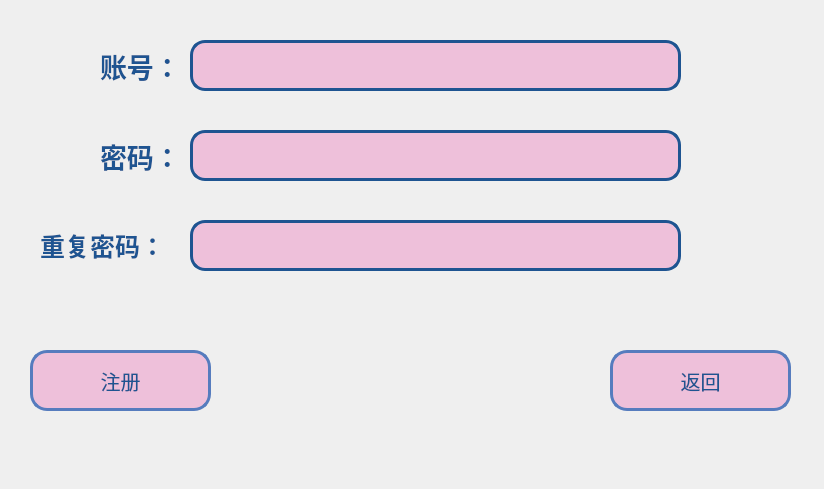
<?xml version="1.0" encoding="UTF-8"?>
<ui version="4.0">
 <class>word_register_window</class>
 <widget class="QWidget" name="word_register_window">
  <property name="geometry">
   <rect>
    <x>0</x>
    <y>0</y>
    <width>824</width>
    <height>489</height>
   </rect>
  </property>
  <property name="font">
   <font>
    <pointsize>20</pointsize>
   </font>
  </property>
  <property name="windowTitle">
   <string>注册账号</string>
  </property>
  <property name="styleSheet">
   <string notr="true">#word_register_window{border-image: url(:/Yosemite-Color-Block.png);}</string>
  </property>
  <widget class="QLineEdit" name="lineEdit_account">
   <property name="enabled">
    <bool>true</bool>
   </property>
   <property name="geometry">
    <rect>
     <x>190</x>
     <y>40</y>
     <width>491</width>
     <height>51</height>
    </rect>
   </property>
   <property name="styleSheet">
    <string notr="true">border: 3px solid rgb(30, 84, 145);/*设置边框的粗细，以及颜色*/
border-radius: 15px;/*设置圆角的大小*/
padding: 0 8px;/*如果没有内容光标在开始往后移动0.8像素点*/
background-color: rgb(238, 192, 218);
</string>
   </property>
  </widget>
  <widget class="QLineEdit" name="lineEdit_password">
   <property name="geometry">
    <rect>
     <x>190</x>
     <y>130</y>
     <width>491</width>
     <height>51</height>
    </rect>
   </property>
   <property name="styleSheet">
    <string notr="true">border: 3px solid rgb(30, 84, 145);/*设置边框的粗细，以及颜色*/
border-radius: 15px;/*设置圆角的大小*/
padding: 0 8px;/*如果没有内容光标在开始往后移动0.8像素点*/
background-color: rgb(238, 192, 218);
</string>
   </property>
  </widget>
  <widget class="QLineEdit" name="lineEdit_repassword">
   <property name="geometry">
    <rect>
     <x>190</x>
     <y>220</y>
     <width>491</width>
     <height>51</height>
    </rect>
   </property>
   <property name="font">
    <font>
     <pointsize>20</pointsize>
    </font>
   </property>
   <property name="styleSheet">
    <string notr="true">border: 3px solid rgb(30, 84, 145);/*设置边框的粗细，以及颜色*/
border-radius: 15px;/*设置圆角的大小*/
padding: 0 8px;/*如果没有内容光标在开始往后移动0.8像素点*/
background-color: rgb(238, 192, 218);
</string>
   </property>
  </widget>
  <widget class="QLabel" name="label_account">
   <property name="geometry">
    <rect>
     <x>100</x>
     <y>40</y>
     <width>91</width>
     <height>51</height>
    </rect>
   </property>
   <property name="font">
    <font>
     <pointsize>20</pointsize>
     <weight>75</weight>
     <bold>true</bold>
    </font>
   </property>
   <property name="styleSheet">
    <string notr="true">color: rgb(30, 84, 145);</string>
   </property>
   <property name="text">
    <string>账号：</string>
   </property>
  </widget>
  <widget class="QLabel" name="label_password">
   <property name="geometry">
    <rect>
     <x>100</x>
     <y>130</y>
     <width>91</width>
     <height>51</height>
    </rect>
   </property>
   <property name="font">
    <font>
     <pointsize>20</pointsize>
     <weight>75</weight>
     <bold>true</bold>
    </font>
   </property>
   <property name="styleSheet">
    <string notr="true">color: rgb(30, 84, 145);</string>
   </property>
   <property name="text">
    <string>密码：</string>
   </property>
  </widget>
  <widget class="QLabel" name="label_repassword">
   <property name="geometry">
    <rect>
     <x>40</x>
     <y>220</y>
     <width>151</width>
     <height>51</height>
    </rect>
   </property>
   <property name="font">
    <font>
     <pointsize>19</pointsize>
     <weight>75</weight>
     <italic>false</italic>
     <bold>true</bold>
    </font>
   </property>
   <property name="styleSheet">
    <string notr="true">color: rgb(30, 84, 145);</string>
   </property>
   <property name="text">
    <string>重复密码：</string>
   </property>
  </widget>
  <widget class="QPushButton" name="but_register">
   <property name="geometry">
    <rect>
     <x>30</x>
     <y>350</y>
     <width>181</width>
     <height>61</height>
    </rect>
   </property>
   <property name="font">
    <font>
     <family>微软雅黑</family>
     <pointsize>15</pointsize>
     <weight>50</weight>
     <italic>false</italic>
     <bold>false</bold>
    </font>
   </property>
   <property name="styleSheet">
    <string notr="true">/**正常情况下样式**/
QPushButton{
	font: 15pt &quot;微软雅黑&quot;;
    color: #1e5491;
    background-color: #eec0da;
    border-color: #567cbe;
    border-radius: 17px;
    border-style: solid;
    border-width: 3px;
    padding: 5px;
}

/**鼠标停留在按钮上的样式**/
QPushButton::hover{	
    color: #1e5491;
    background-color: #c0a1cc;
    border-color: #567cbe;
}

/**鼠标按压下去的样式**/
QPushButton::pressed,QPushButton::checked{
    color: #eddfed;
    background-color: #1c58a3;
}

/**按钮失能情况下样式**/
QPushButton::disabled{
    color: #FFFFFF;
    background-color: #dcdde1;
    border-color: #dcdde1;
}
</string>
   </property>
   <property name="text">
    <string>注册</string>
   </property>
  </widget>
  <widget class="QPushButton" name="but_back">
   <property name="geometry">
    <rect>
     <x>610</x>
     <y>350</y>
     <width>181</width>
     <height>61</height>
    </rect>
   </property>
   <property name="font">
    <font>
     <family>微软雅黑</family>
     <pointsize>15</pointsize>
     <weight>50</weight>
     <italic>false</italic>
     <bold>false</bold>
    </font>
   </property>
   <property name="styleSheet">
    <string notr="true">/**正常情况下样式**/
QPushButton{
	font: 15pt &quot;微软雅黑&quot;;
    color: #1e5491;
    background-color: #eec0da;
    border-color: #567cbe;
    border-radius: 17px;
    border-style: solid;
    border-width: 3px;
    padding: 5px;
}

/**鼠标停留在按钮上的样式**/
QPushButton::hover{	
    color: #1e5491;
    background-color: #c0a1cc;
    border-color: #567cbe;
}

/**鼠标按压下去的样式**/
QPushButton::pressed,QPushButton::checked{
    color: #eddfed;
    background-color: #1c58a3;
}

/**按钮失能情况下样式**/
QPushButton::disabled{
    color: #FFFFFF;
    background-color: #dcdde1;
    border-color: #dcdde1;
}
</string>
   </property>
   <property name="text">
    <string>返回</string>
   </property>
  </widget>
 </widget>
 <resources/>
 <connections/>
</ui>
